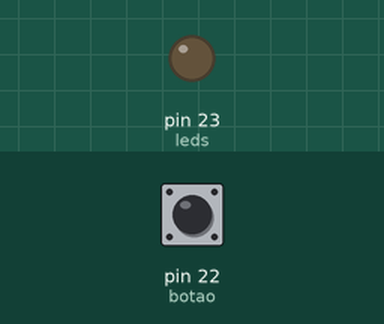
The sketch below on a simulated Arduino Mega 2560, built with avr-gcc and run on an emulated ATmega2560. On the bench: output pins drawn as LEDs (lit = HIGH). The test bench sets the inputs (shaded band); at power-on: pin 22 (botao) LOW. What the sketch prints to the serial monitor is not drawn.

Above: at 1.2 s.
1.3 s: pin 22 (botao) pulled HIGH for 3.2 s
At 4.35 s:
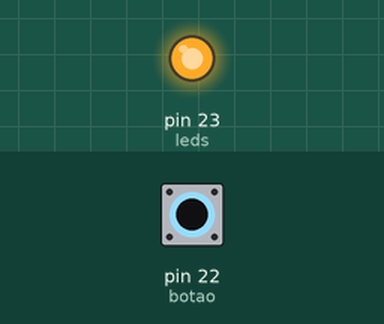
7.5 s: pin 22 (botao) pulled HIGH for 0.15 s
10.6 s: pin 22 (botao) pulled HIGH for 1 s
Timing chart, 0 to 15.2 s (numbered marks = the images above; inputs shaded):
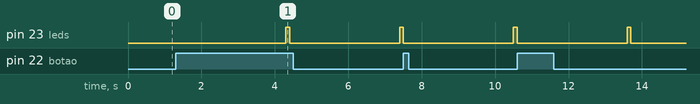

Measured:
- after the input at 1.3 s, pin 23 (leds): LOW → HIGH after 3.0 s, → LOW 0.10 s later, → HIGH 3.0 s later

The sketch:

HelloWorld.ino
```cpp
const int botao=22;
const int leds=23;
void setup() {
  Serial.begin(115200);
  Serial.println("ON");
  pinMode(botao,INPUT);
  pinMode(leds, OUTPUT);
}

void loop() {
  if(digitalRead(botao)){
   printf("Hello, say \"Cheese\"\n");
  delay(3000);
  digitalWrite(23,1);
  delay(100);
  digitalWrite(23,0);}
}
```

pgm.c
```cpp
#include "pgm.h"
#include <stdio.h>
#include <stdlib.h>
#include <assert.h>
#include <stdbool.h>

pgm_t *new_pgm_image(const int width, const int height, const int maxval)
{
	pgm_t *image = malloc(sizeof(pgm_t));
	assert(image);

	image->width = width;
	image->height = height;
	image->maxval = maxval;
	image->pixels = (unsigned char *) calloc(width * height, sizeof(unsigned char));
	assert(image->pixels);

	return image;
}

void skip_comments(FILE *file)
{
	char c;

	fscanf(file, " %c", &c);
	if (c == '#') {
		while (fgetc(file) != '\n');
	}
	else {
		fseek(file, -1, SEEK_CUR);
	}
}


/* Load an image from a file */
pgm_t *load_pgm_image(const char *filename)
{
	FILE *file = fopen(filename, "rb");
	assert(file);
	char width_string[6], height_string[6], maxval_string[6];
	int width, height, maxval;
	char m1, m2;


	/* Read image metadata */
	skip_comments(file);
	fscanf(file, "%c%c", &m1, &m2);
	assert(m1 == 'P' && m2 == '2'); // Possible change: if m2 == 2: read ascii format

	skip_comments(file);
	fscanf(file, " %s", width_string);
	width = atoi(width_string);

	skip_comments(file);
	fscanf(file, " %s", height_string);
	height = atoi(height_string);

	skip_comments(file);
	fscanf(file, " %s", maxval_string);
	maxval = atoi(maxval_string);


	/* Create empty image */
	pgm_t *image = new_pgm_image(width, height, maxval);


	/* Read image content, ignore comments */
	skip_comments(file);
	fread(image->pixels, image->width * image->height, 1, file);

	fclose(file);
	return image;
}


/* Store an image to a file */
void store_pgm_image(const pgm_t *image, const char *filename)
{
	/* Open File */
	assert(image && image->pixels);
	FILE *file = fopen(filename, "wb");
	assert(file);

	/* Write metadata */
	fprintf(file, "P2\n");
	fprintf(file, "%d %d\n%d\n", image->width, image->height, image->maxval);

	/* Store the image content */
	fwrite(image->pixels, image->width * image->height, 1, file);

	fclose(file);
}
```

pgm.h
```cpp
/*
 * Description: Functions for manipulating .pgm images
 * Author: Athanasios Kastoras | University of Thessaly
 * Email: akastoras@uth.gr
 */

#ifndef __PGM_H_
#define __PGM_H_

#include <stdbool.h>

typedef struct pgm_image {
	int width;
	int height;
	int maxval;
	unsigned char *pixels; // Each Pixel is represented by a value from 0 (black) to maxval (white)
} pgm_t;


/* Functions */
pgm_t *new_pgm_image(const int width, const int height, const int maxval);
pgm_t *load_pgm_image(const char *filename);
void store_pgm_image(const pgm_t *image, const char *filename);
void rand_pgm_image(pgm_t *image);
void fill_pgm_image(pgm_t *image);
bool check_pgm_image(pgm_t *image);

#endif
```

sobel_filter.c
```cpp
#include <stdio.h>
#include <math.h>
#include <stdlib.h>
#include <string.h>
#include <stdbool.h>
#include <assert.h>

typedef struct pgm_image {
	int width;
	int height;
	int maxval;
	unsigned char *pixels;
} pgm_t;

pgm_t *new_pgm_image(const int width, const int height, const int maxval)
{
	pgm_t *image = malloc(sizeof(pgm_t));
	assert(image);

	image->width = width;
	image->height = height;
	image->maxval = maxval;
	image->pixels = (unsigned char *) calloc(width * height , sizeof(unsigned char));
	assert(image->pixels);

	return image;
}

void skip_comments(FILE *file)
{
	char c;

	fscanf(file, " %c", &c);
	if (c == '#') {
		while (fgetc(file) != '\n');
	}
	else {
		fseek(file, -1, SEEK_CUR);
	}
}


pgm_t *load_pgm_image(const char *filename)
{
	int i=0;
	FILE *file = fopen(filename, "rb");
	assert(file);
	char width_string[6], height_string[6], maxval_string[6];
	int width, height, maxval;
	char m1, m2;


	skip_comments(file);
	fscanf(file, "%c%c", &m1, &m2);
	skip_comments(file);
	fscanf(file, " %s", width_string);
	width = atoi(width_string);

	skip_comments(file);
	fscanf(file, " %s", height_string);
	height = atoi(height_string);

	skip_comments(file);
	fscanf(file, " %s", maxval_string);
	maxval = atoi(maxval_string);


	pgm_t *image = new_pgm_image(width, height, maxval);


	skip_comments(file);
	for (i = 0; i < width * height; i++) {
        int pixel_value;
        fscanf(file, "%d", &pixel_value);
        image->pixels[i] = (unsigned char)pixel_value;
    }

	fclose(file);
	return image;
}


void store_pgm_image(const pgm_t *image, const char *filename)
{
	int i;
    assert(image && image->pixels);
    FILE *file = fopen(filename, "w"); // Open in text mode for P2 format
    assert(file);

    fprintf(file, "P2\n");
    fprintf(file, "%d %d\n", image->width, image->height);
    fprintf(file, "%d\n", image->maxval);


    for (i = 0; i < image->width * image->height; i++) {
        fprintf(file, "%d ", image->pixels[i]);
        if ((i + 1) % image->width == 0) {
            fprintf(file, "\n");
        }
    }

    fclose(file);
}

pgm_t *sobel_filter(const pgm_t *image)
{
	register int x,y;
	register int x_sum, y_sum;
	const register int height = image->height, width = image->width;
	const int maxval = image->maxval;
	pgm_t *new_image = new_pgm_image(width, height, image->maxval);

	for (x = 1; x < height - 1; x++) {
		for (y = 1; y < width - 1; y++) {
			x_sum = (
				image->pixels[(x + 1)*width + (y + 1)] -
				image->pixels[(x + 1)*width + (y - 1)] +
				(image->pixels[   (x)*width + (y + 1)] << 1) -
				(image->pixels[   (x)*width + (y - 1)] << 1) +
				image->pixels[(x - 1)*width + (y + 1)] -
				image->pixels[(x - 1)*width + (y - 1)]
			);

			y_sum = (
				image->pixels[ (x + 1)*width + (y + 1)] +
				(image->pixels[(x + 1)*width + (y)    ] << 1) +
				image->pixels[ (x + 1)*width + (y - 1)] -
				image->pixels[ (x - 1)*width + (y + 1)] -
				(image->pixels[(x - 1)*width + (y)    ] << 1) -
				image->pixels[ (x - 1)*width + (y - 1)]
			);

			new_image->pixels[x * width + y] = sqrt(x_sum * x_sum + y_sum * y_sum);
		}
	}

	return new_image;
}


int main() {
	pgm_t *img = load_pgm_image("./dog.pgm");
	img = sobel_filter(img);
	store_pgm_image(img,"./dog2.pgm");
	return 0;
}
```
